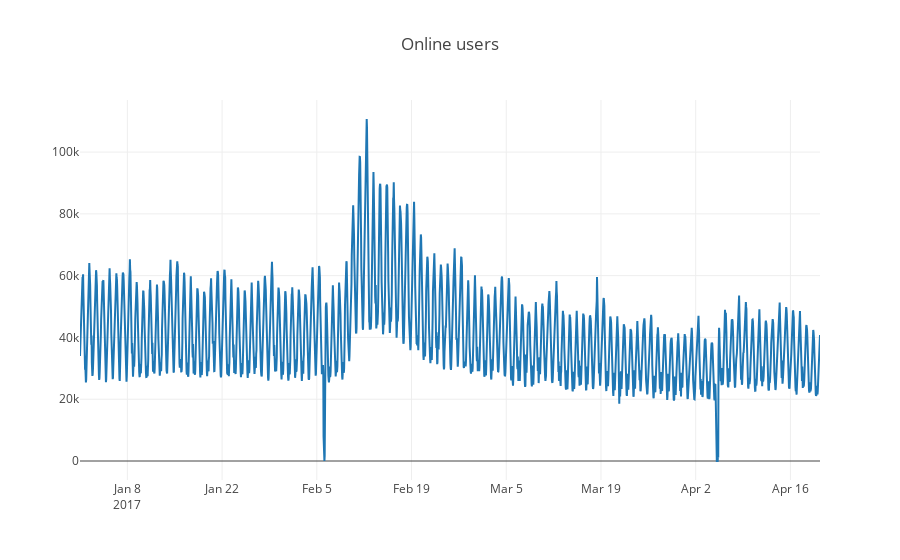

The notebook cell saved with this chart:
### Code cell
from plotly.offline import download_plotlyjs, init_notebook_mode, plot, iplot
from plotly import graph_objs as go
init_notebook_mode(connected = True)

def plotly_df(df, title = ''):
    data = []

    for column in df.columns:
        trace = go.Scatter(
            x = df.index,
            y = df[column],
            mode = 'lines',
            name = column
        )
        data.append(trace)

    layout = dict(title = title)
    fig = dict(data = data, layout = layout)
    iplot(fig, show_link=False)

dataset = pd.read_csv('hour_online.csv', index_col=['Time'], parse_dates=['Time'])
plotly_df(dataset, title = "Online users")

### Figure 1 — Plotly figure (JSON) as saved in the notebook; plotly's stock layout.template omitted (floating-point values rounded to 4 significant figures; data arrays with more than 128 entries replaced by an {"elided": "..."} marker saying what was removed)
{"data": [{"mode": "lines", "name": "Users", "type": "scatter", "uid": "bae0d90d-67a7-40b4-9595-6d5f74b10346", "x": {"elided": "2625 str values"}, "y": {"elided": "2625 int values"}}], "layout": {"title": {"text": "Online users"}}}
